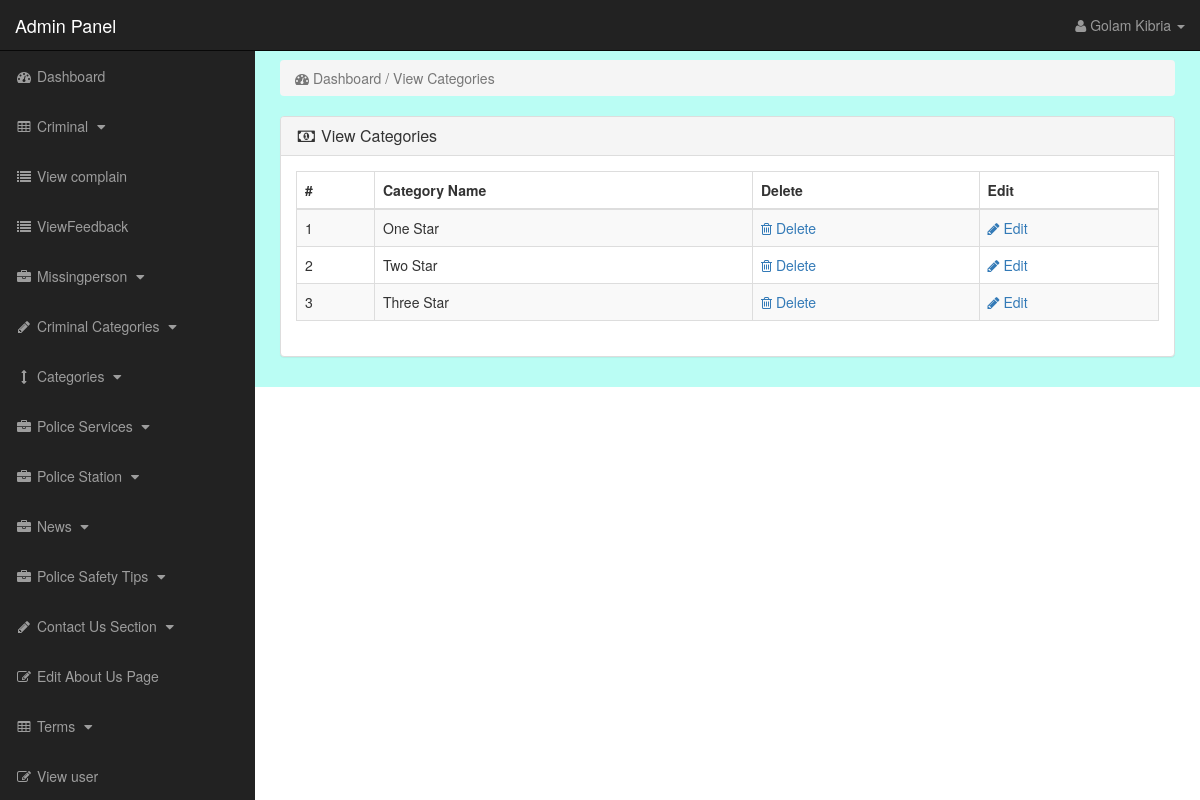
/admin_area/index.php?view_cats (signed in), run on the app's committed database.
### tables this page shows
CREATE TABLE `categories` (
  `cat_id` int(10) NOT NULL,
  `cat_title` text NOT NULL,
  `cat_top` text NOT NULL,
  `cat_image` text NOT NULL
);

### admin_area/view_cats.php (the view)
<?php
if(!isset($_SESSION['admin_email'])){
echo "<script>window.open('login.php','_self')</script>";
}
else {
?>
<div class="row" >
<div class="col-lg-12" >
<ol class="breadcrumb" >
<li class="active" >
<i class="fa fa-dashboard" ></i> Dashboard / View Categories
</li>
</ol>
</div>
</div>
<div class="row" >
<div class="col-lg-12" >
<div class="panel panel-default" >
<div class="panel-heading" >
<h3 class="panel-title" >
<i class="fa fa-money fa-fw"></i> View Categories
</h3>
</div>
<div class="panel-body" >
<div class="table-responsive" >
<table class="table table-bordered table-hover table-striped" >
<thead>
<tr>
<th>#</th>
<th>Category Name</th>
<th>Delete</th>
<th>Edit</th>
</tr>
</thead>
<tbody>
<?php
$i=0;
$get_cats = "select * from categories";
$run_cats = mysqli_query($con,$get_cats);
while($row_cats = mysqli_fetch_array($run_cats)){
$cat_id = $row_cats['cat_id'];
$cat_title = $row_cats['cat_title'];
$i++;
?>
<tr>
<td><?php echo $i; ?></td>
<td><?php echo $cat_title; ?></td>
<td>
<a href="index.php?delete_cat=<?php echo $cat_id; ?>" >
<i class="fa fa-trash-o" ></i> Delete
</a>
</td>
<td>
<a href="index.php?edit_cat=<?php echo $cat_id; ?>" >
<i class="fa fa-pencil" ></i> Edit
</a>
</td>
</tr>
<?php } ?>
</tbody>
</table>
</div>
</div>
</div>
</div>
</div>
<?php } ?>

### admin_area/includes/sidebar.php (shortened to what this page needs)
<?php
if (!isset($_SESSION['admin_email'])) {
    echo "<script>window.open('login.php','_self')</script>";
} else {
?>
    <nav class="navbar navbar-inverse navbar-fixed-top">
        <div class="navbar-header">
            <a class="navbar-brand" href="index.php?dashboard">Admin Panel</a>
        </div>
        <ul class="nav navbar-right top-nav">
            <li class="dropdown">
                <a href="#" class="dropdown-toggle" data-toggle="dropdown">
                    <i class="fa fa-user"></i>
                    <?php echo $admin_name; ?> <b class="caret"></b>
                </a>
            </li>
        </ul>
        <div class="collapse navbar-collapse navbar-ex1-collapse">
            <ul class="nav navbar-nav side-nav">
                <li>
                    <a href="index.php?dashboard">
                        <i class="fa fa-fw fa-dashboard"></i> Dashboard
                    </a>
                </li>
                <li>
                    <a href="#" data-toggle="collapse" data-target="#criminal">
                        <i class="fa fa-fw fa-table"></i> Criminal
                        <i class="fa fa-fw fa-caret-down"></i>
                    </a>
                </li>
                <li>
<a href="index.php?view_comp">
    <i class="fa fa-fw fa-list"></i> View complain
</a>
<a href="index.php?view_feed">
    <i class="fa fa-fw fa-list"></i> ViewFeedback
</a>
</li>
                <li>
                    <a href="#" data-toggle="collapse" data-target="#missingperson">
                        <i class="fa fa-fw fa-briefcase"></i> Missingperson
                        <i class="fa fa-fw fa-caret-down"></i>
                    </a>
                </li>
                <li>
                    <a href="#" data-toggle="collapse" data-target="#c_cat">
                        <i class="fa fa-fw fa-pencil"></i> Criminal Categories
                        <i class="fa fa-fw fa-caret-down"></i>
                    </a>
                </li>
                <li>
                    <a href="#" data-toggle="collapse" data-target="#cat">
                        <i class="fa fa-fw fa-arrows-v"></i> Categories
                        <i class="fa fa-fw fa-caret-down"></i>
                    </a>
                </li>
                <li>
                    <a href="#" data-toggle="collapse" data-target="#service">
                        <i class="fa fa-fw fa-briefcase"></i> Police Services
                        <i class="fa fa-fw fa-caret-down"></i>
                    </a>
                </li>
                <li>
                    <a href="#" data-toggle="collapse" data-target="#station">
                        <i class="fa fa-fw fa-briefcase"></i> Police Station
                        <i class="fa fa-fw fa-caret-down"></i>
                    </a>
                </li>
                <li>
                    <a href="#" data-toggle="collapse" data-target="#news">
                        <i class="fa fa-fw fa-briefcase"></i> News
                        <i class="fa fa-fw fa-caret-down"></i>
                    </a>
                </li>
                <li>
                    <a href="#" data-toggle="collapse" data-target="#tips">
                        <i class="fa fa-fw fa-briefcase"></i> Police Safety Tips
                        <i class="fa fa-fw fa-caret-down"></i>
                    </a>
                </li>
                <li>
                    <a href="#" data-toggle="collapse" data-target="#contact_us">
                        <i class="fa fa-fw fa-pencil"> </i> Contact Us Section
                        <i class="fa fa-fw fa-caret-down"></i>
                    </a>
                </li>
                <li>
                    <a href="index.php?edit_about_us">
                        <i class="fa fa-fw fa-edit"></i> Edit About Us Page
                    </a>
                </li>
                <li>
                    <a href="#" data-toggle="collapse" data-target="#terms">
                        <i class="fa fa-fw fa-table"></i> Terms
                        <i class="fa fa-fw fa-caret-down"></i>
                    </a>
                </li>
                <li>
                    <a href="index.php?view_user">
                        <i class="fa fa-fw fa-edit"></i> View user
                    </a>
                </li>
            </ul>
        </div>
    </nav>
<?php } ?>

### admin_area/css/style.css (style rules this page uses)
body { margin-top:100px; }
@media (min-width: 768px) { body { margin-top:50px; } }
.top-nav { padding:0 15px; }
.top-nav>li { display:inline-block; float:left; }
.top-nav>li>a { padding-top:15px; padding-bottom:15px; line-height:20px; color:#999; }
@media (min-width: 768px) { .side-nav { position:fixed; top:51px; width:255px; border-radius:0; overflow-y:auto; background-color: #222; bottom:0; overflow-x:hidden; padding-bottom:40px; } }
@media (min-width: 768px) { .side-nav>li>a { width:255px; } }
.panel-body { border-radius:5px; }

### data on the page
categories: cat_title "One Star"
categories: cat_title "Two Star"
categories: cat_title "Three Star"

### other printed values
$admin_name "Golam Kibria"
